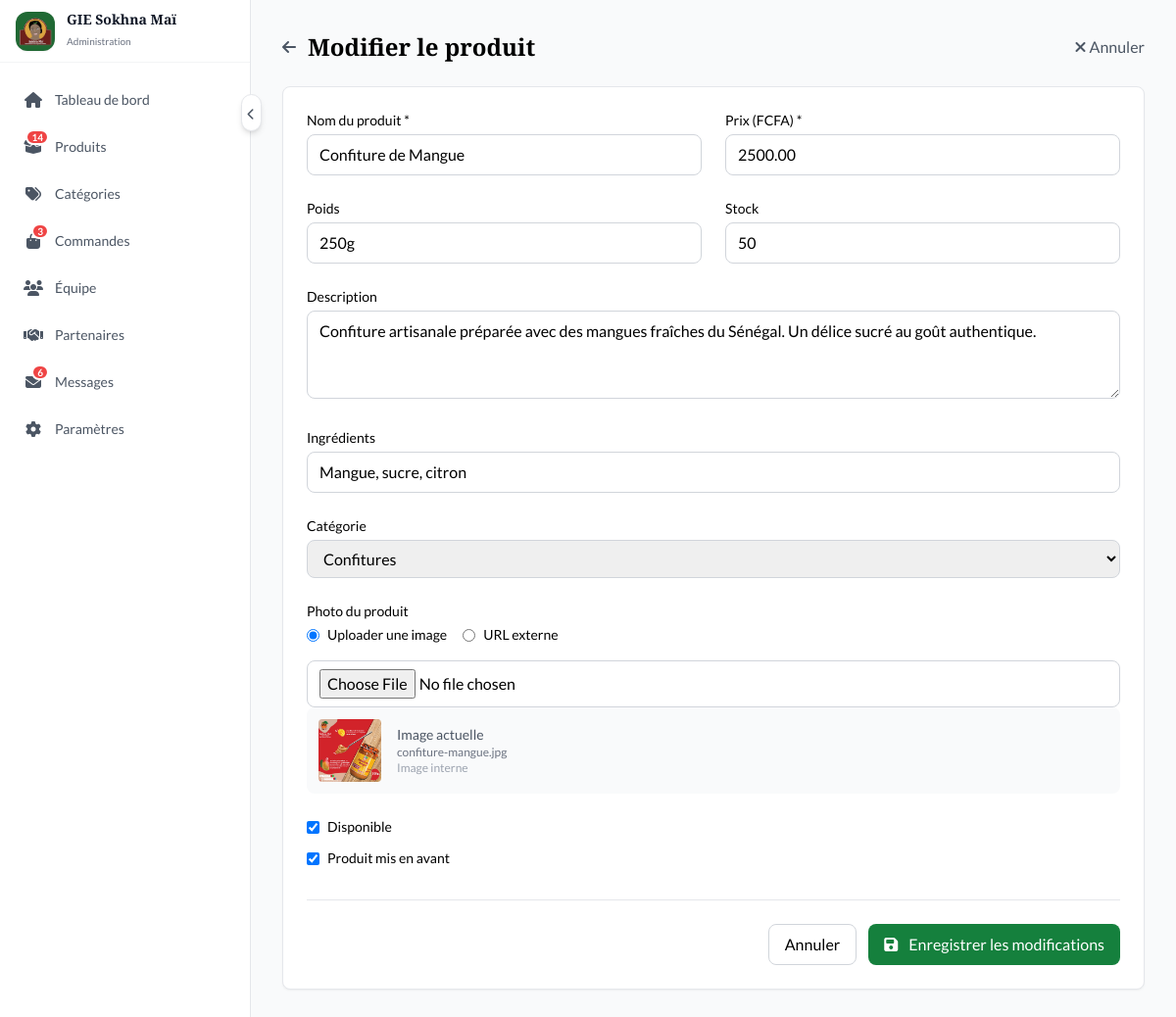
The page /?page=admin&action=edit_product&id=1 (signed in) on the database its author committed.
### tables this page shows
CREATE TABLE `products` (
  `id` int(11) NOT NULL,
  `category_id` int(11) NOT NULL,
  `name` varchar(150) NOT NULL,
  `slug` varchar(150) NOT NULL,
  `description_fr` text DEFAULT NULL,
  `description_en` text DEFAULT NULL,
  `ingredients_fr` varchar(500) DEFAULT NULL,
  `ingredients_en` varchar(500) DEFAULT NULL,
  `price` decimal(10,2) NOT NULL,
  `weight` varchar(20) DEFAULT NULL,
  `stock_quantity` int(11) DEFAULT 0,
  `image_url` varchar(255) DEFAULT NULL,
  `is_featured` tinyint(1) DEFAULT 0,
  `is_available` tinyint(1) DEFAULT 1,
  `meta_title_fr` varchar(100) DEFAULT NULL,
  `meta_title_en` varchar(100) DEFAULT NULL,
  `meta_description_fr` varchar(255) DEFAULT NULL,
  `meta_description_en` varchar(255) DEFAULT NULL,
  `created_at` datetime DEFAULT current_timestamp(),
  `updated_at` datetime DEFAULT current_timestamp() ON UPDATE current_timestamp()
);

CREATE TABLE `categories` (
  `id` int(11) NOT NULL,
  `name_fr` varchar(100) NOT NULL,
  `name_en` varchar(100) NOT NULL,
  `slug` varchar(100) NOT NULL,
  `description_fr` text DEFAULT NULL,
  `description_en` text DEFAULT NULL,
  `icon` varchar(50) DEFAULT NULL,
  `color` varchar(7) DEFAULT '#16a34a',
  `display_order` int(11) DEFAULT 0,
  `is_active` tinyint(1) DEFAULT 1,
  `created_at` datetime DEFAULT current_timestamp(),
  `updated_at` datetime DEFAULT current_timestamp() ON UPDATE current_timestamp(),
  `parent_id` int(11) DEFAULT NULL,
  `is_available` tinyint(1) DEFAULT 1
);

### includes/config.php (called while the page is built, shortened)
<?php
function asset($path) {
    return 'assets/' . $path;
}

### admin/edit_product.php (the view, shortened to what this page needs)
<?php
require_once __DIR__ . '/../includes/config.php';
$productId = isset($_GET['id']) ? (int)$_GET['id'] : 0;
$categories = [];
$pdo = getDB();
if ($pdo) {
    try {
        $stmt = $pdo->query("SELECT * FROM categories WHERE is_available = TRUE ORDER BY display_order ASC, name_fr ASC");
        $categories = $stmt->fetchAll();
    } catch (PDOException $e) {
        error_log("Error fetching categories: " . $e->getMessage());
    }
}
$product = null;
if ($pdo && $productId > 0) {
    try {
        $stmt = $pdo->prepare("SELECT * FROM products WHERE id = ?");
        $stmt->execute([$productId]);
        $product = $stmt->fetch();
    } catch (PDOException $e) {
        $error = 'Erreur lors de la récupération du produit: ' . $e->getMessage();
    }
} else {
    $error = 'ID de produit non valide.';
}
?>
<div class="space-y-6">
    <div class="flex items-center justify-between">
        <div class="flex items-center gap-3">
            <a href="?page=admin&action=produits" class="text-gray-600 hover:text-gray-900">
                <i class="fas fa-arrow-left"></i>
            </a>
            <h1 class="text-2xl font-heading font-bold">Modifier le produit</h1>
        </div>
        <a href="?page=admin&action=produits" class="text-gray-600 hover:text-gray-900">
            <i class="fas fa-times"></i> Annuler
        </a>
    </div>
            <?php if ($product): ?>
                <form method="POST" enctype="multipart/form-data" class="bg-white rounded-lg border border-gray-200 shadow-sm p-6">
                    <div class="grid grid-cols-1 md:grid-cols-2 gap-6">
                        <div>
                            <label class="block text-sm font-medium mb-1">Nom du produit *</label>
                            <input type="text" name="name" id="productName" required
                                   value="<?php echo htmlspecialchars($product['name']); ?>"
                                   class="w-full px-3 py-2 border border-gray-300 rounded-lg focus:outline-none focus:ring-2 focus:ring-primary-500">
                        </div>
                        <div>
                            <label class="block text-sm font-medium mb-1">Prix (FCFA) *</label>
                            <input type="number" name="price" id="productPrice" required min="0" step="100"
                                   value="<?php echo $product['price']; ?>"
                                   class="w-full px-3 py-2 border border-gray-300 rounded-lg focus:outline-none focus:ring-2 focus:ring-primary-500">
                        </div>
                        <div>
                            <label class="block text-sm font-medium mb-1">Poids</label>
                            <input type="text" name="weight" id="productWeight"
                                   value="<?php echo htmlspecialchars($product['weight']); ?>"
                                   class="w-full px-3 py-2 border border-gray-300 rounded-lg focus:outline-none focus:ring-2 focus:ring-primary-500">
                        </div>
                        <div>
                            <label class="block text-sm font-medium mb-1">Stock</label>
                            <input type="number" name="stock_quantity" id="productStock" min="0"
                                   value="<?php echo $product['stock_quantity']; ?>"
                                   class="w-full px-3 py-2 border border-gray-300 rounded-lg focus:outline-none focus:ring-2 focus:ring-primary-500">
                        </div>
                    </div>
                    <div class="mt-6">
                        <label class="block text-sm font-medium mb-1">Description</label>
                        <textarea name="description" id="productDescription" rows="3"
                                  class="w-full px-3 py-2 border border-gray-300 rounded-lg focus:outline-none focus:ring-2 focus:ring-primary-500"><?php echo htmlspecialchars($product['description_fr']); ?></textarea>
                    </div>
                    <div class="mt-6">
                        <label class="block text-sm font-medium mb-1">Ingrédients</label>
                        <input type="text" name="ingredients" id="productIngredients"
                               value="<?php echo htmlspecialchars($product['ingredients_fr']); ?>"
                               class="w-full px-3 py-2 border border-gray-300 rounded-lg focus:outline-none focus:ring-2 focus:ring-primary-500">
                    </div>
                    <div class="mt-6">
                        <label class="block text-sm font-medium mb-1">Catégorie</label>
                        <select name="category_id" id="productCategory"
                                class="w-full px-3 py-2 border border-gray-300 rounded-lg focus:outline-none focus:ring-2 focus:ring-primary-500">
                            <?php foreach ($categories as $cat): ?>
                                <option value="<?php echo $cat['id']; ?>"
                                        <?php echo ($product['category_id'] == $cat['id']) ? 'selected' : ''; ?>>
                                    <?php echo htmlspecialchars($cat['name_fr']); ?>
                                </option>
                            <?php endforeach; ?>
                        </select>
                    </div>
                    <div class="mt-6">
                        <label class="block text-sm font-medium mb-1">Photo du produit</label>
                        <div class="mb-4">
                            <div class="flex gap-4">
                                <label class="flex items-center">
                                    <input type="radio" name="image_type" value="upload"
                                           <?php echo (!isset($_POST['image_type']) || $_POST['image_type'] === 'upload') && !filter_var($product['image_url'] ?? '', FILTER_VALIDATE_URL) ? 'checked' : ''; ?>
                                           class="mr-2" onchange="toggleImageType('upload')">
                                    <span class="text-sm">Uploader une image</span>
                                </label>
                                <label class="flex items-center">
                                    <input type="radio" name="image_type" value="external"
                                           <?php echo (isset($_POST['image_type']) && $_POST['image_type'] === 'external') || filter_var($product['image_url'] ?? '', FILTER_VALIDATE_URL) ? 'checked' : ''; ?>
                                           class="mr-2" onchange="toggleImageType('external')">
                                    <span class="text-sm">URL externe</span>
                                </label>
                            </div>
                        </div>
                        <div id="uploadSection" class="space-y-2" style="<?php echo (isset($_POST['image_type']) && $_POST['image_type'] === 'external') || filter_var($product['image_url'] ?? '', FILTER_VALIDATE_URL) ? 'display: none;' : ''; ?>">
                            <input type="file" name="product_image" id="productImage" accept="image/*"
                                   class="w-full px-3 py-2 border border-gray-300 rounded-lg focus:outline-none focus:ring-2 focus:ring-primary-500">
                        </div>
                        <?php if ($product['image_url'] && $product['image_url'] !== 'default-product.jpg'): ?>
                            <div class="flex items-center gap-4 p-3 bg-gray-50 rounded-lg">
                                <img src="<?php echo filter_var($product['image_url'], FILTER_VALIDATE_URL) ? htmlspecialchars($product['image_url']) : asset($product['image_url']); ?>"
                                     alt="<?php echo htmlspecialchars($product['name']); ?>"
                                     class="w-16 h-16 rounded object-cover">
                                <div>
                                    <p class="text-sm text-gray-600">Image actuelle</p>
                                    <p class="text-xs text-gray-500"><?php echo htmlspecialchars($product['image_url']); ?></p>
                                    <p class="text-xs text-gray-400">
                                        <?php echo filter_var($product['image_url'], FILTER_VALIDATE_URL) ? 'URL externe' : 'Image interne'; ?>
                                    </p>
                                </div>
                            </div>
                        <?php endif; ?>
                    </div>
                    <div class="mt-6 space-y-3">
                        <label class="flex items-center">
                            <input type="checkbox" name="is_available" id="productAvailable"
                                   <?php echo $product['is_available'] ? 'checked' : ''; ?> class="mr-2">
                            <span class="text-sm font-medium">Disponible</span>
                        </label>
                        <label class="flex items-center">
                            <input type="checkbox" name="is_featured" id="productFeatured"
                                   <?php echo $product['is_featured'] ? 'checked' : ''; ?> class="mr-2">
                            <span class="text-sm font-medium">Produit mis en avant</span>
                        </label>
                    </div>
                    <div class="flex gap-3 justify-end mt-8 pt-6 border-t">
                        <a href="?page=admin&action=produits" class="px-4 py-2 border border-gray-300 rounded-lg hover:bg-gray-50 transition-colors">
                            Annuler
                        </a>
                        <button type="submit" class="px-4 py-2 bg-primary-600 text-white rounded-lg hover:bg-primary-700 transition-colors">
                            <i class="fas fa-save mr-2"></i> Enregistrer les modifications
                        </button>
                    </div>
                </form>
            <?php endif; ?>
</div>

### rows shown on the page
products: name "Confiture de Mangue", price "2500.00", weight "250g", stock_quantity "50", description "Confiture artisanale préparée avec des mangues fraîches du Sénégal. Un délice sucré au goût authentique.", ingredients "Mangue, sucre, citron", category_id "Confitures", image_url "☑ Uploader une image", image_url "☐ URL externe", image_url (picture), image_url "confiture-mangue.jpg", is_available "☑", is_featured "☑"

### other values the page prints
$item['label'] "Tableau de bord"
$item['badge'] "14"
$item['label'] "Produits"
$item['label'] "Catégories"
$item['badge'] "3"
$item['label'] "Commandes"
$item['label'] "Équipe"
$item['label'] "Partenaires"
$item['badge'] "6"
$item['label'] "Messages"
$item['label'] "Paramètres"
